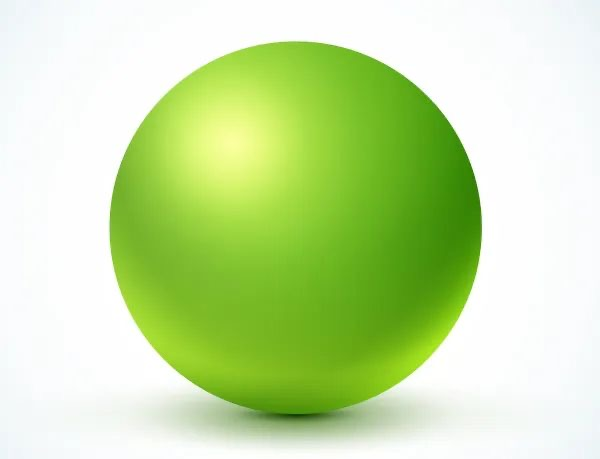
#> input picture teela-hero-shapes-transparent-pack/IMG_3113.JPG, 600 x 459 px, found by its file name
$ python process-shapes.py
#> lines starting #> are read from the running program, lines starting #| are printed output that depends on the picture
import os
from PIL import Image

SRC_DIR = "teela-hero-shapes-transparent-pack"
OUT_DIR = "public/shapes"
os.makedirs(OUT_DIR, exist_ok=True)

files = [
    ("IMG_3113.JPG", "shape-01-green-sphere.png"),
    ("IMG_3114.JPG", "shape-02-blue-column.png"),
    ("IMG_3115.JPG", "shape-03-purple-column.png"),
    ("IMG_3116.JPG", "shape-04-purple-torus.png"),
    ("IMG_3117.JPG", "shape-05-blue-spiral.png"),
    ("IMG_3118.JPG", "shape-06-purple-star.png"),
    ("IMG_3119.JPG", "shape-07-cyan-metaball.png"),
    ("IMG_3120.JPG", "shape-08-red-droplet.png"),
]

def is_background(r, g, b, filename):
    # Max difference between color channels (saturation indicator)
    diff = max(abs(r - g), abs(r - b), abs(g - b))

    if filename == "IMG_3113.JPG": # Green sphere on white/near-white bg
        # Green sphere itself has high green channel and strong saturation
        if g > r + 18 and g > b + 18:
            return False
        return True

    if filename == "IMG_3114.JPG": # Blue column on off-white bg
        if r > 235 and g > 235 and b > 235:
            return True
        if diff < 15 and r > 215:
            return True
        return False

    # For checkerboard backgrounds (IMG_3115 to IMG_3120):
    # The checkerboard is strictly grayscale (R ≈ G ≈ B, diff is tiny < 15, and brightness is high > 180)
    # The shapes are vibrant saturated colors (Purple, Blue, Cyan, Red)
    if diff < 18 and r > 180 and g > 180 and b > 180:
        return True

    return False

for src_name, out_name in files:
    src_path = os.path.join(SRC_DIR, src_name)
    if not os.path.exists(src_path):
        continue
    img = Image.open(src_path).convert("RGBA")
    w, h = img.size
#> w = 600; h = 459

    if src_name == "IMG_3113.JPG":
        # Green sphere is centered at (297, 214) with radius 186
        from PIL import ImageDraw
        # Create an anti-aliased circular mask
        mask = Image.new("L", (w * 2, h * 2), 0)
#> mask: PIL image 1200x918 L; every value is 0
        draw = ImageDraw.Draw(mask)
        cx, cy, r = 297 * 2, 214 * 2, 185.5 * 2
        draw.ellipse([cx - r, cy - r, cx + r, cy + r], fill=255)
        mask = mask.resize((w, h), Image.Resampling.LANCZOS)
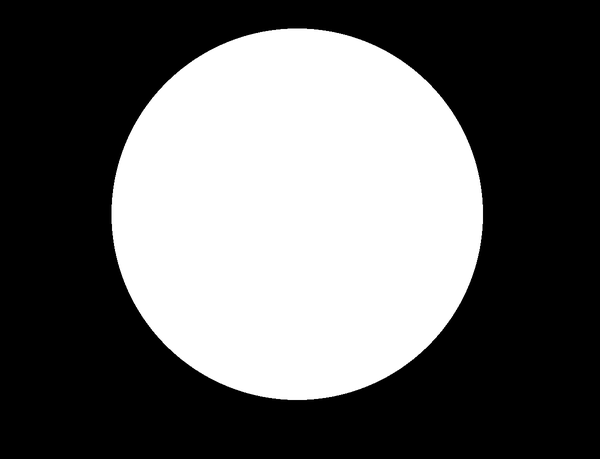
#> mask: PIL image 600x459 L; min 0, max 255, mean 100.3
        img.putalpha(mask)
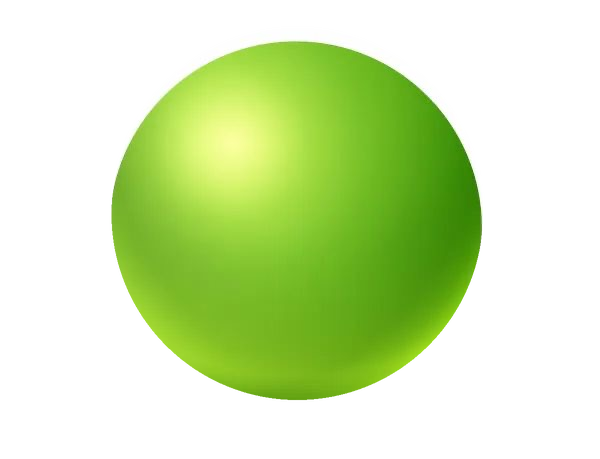
#> img: PIL image 600x459 RGBA; mean R, G, B, A 200.8, 226.8, 167.3, 100.3; transparent parts drawn white
    else:
        data = img.getdata()
        new_data = []
        for item in data:
            r, g, b, a = item
            diff = max(abs(r - g), abs(r - b), abs(g - b))
            if src_name == "IMG_3114.JPG":
                is_bg = (r > 235 and g > 235 and b > 235) or (diff < 15 and r > 215)
            else:
                is_bg = (diff < 18 and r > 180 and g > 180 and b > 180)

            if is_bg:
                new_data.append((255, 255, 255, 0))
            else:
                new_data.append((r, g, b, 255))
        img.putdata(new_data)

    # Crop to non-transparent bounding box
    bbox = img.getbbox()
#> bbox = (109, 26, 486, 403)
    if bbox:
        pad = 4
        crop_box = (
            max(0, bbox[0] - pad),
            max(0, bbox[1] - pad),
            min(w, bbox[2] + pad),
            min(h, bbox[3] + pad)
        )
#> crop_box = (105, 22, 490, 407)
        img = img.crop(crop_box)
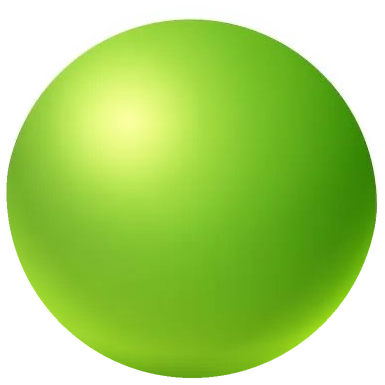
#> img: PIL image 385x385 RGBA; mean R, G, B, A 163.5, 208.8, 100.6, 186.4; transparent parts drawn white

    out_path = os.path.join(OUT_DIR, out_name)
    img.save(out_path, "PNG")
    print(f"Saved {out_path} with size {img.size}")
#| Saved public/shapes/shape-01-green-sphere.png with size (385, 385)
#> pass 2 of the loop `for src_name, out_name in files:`:
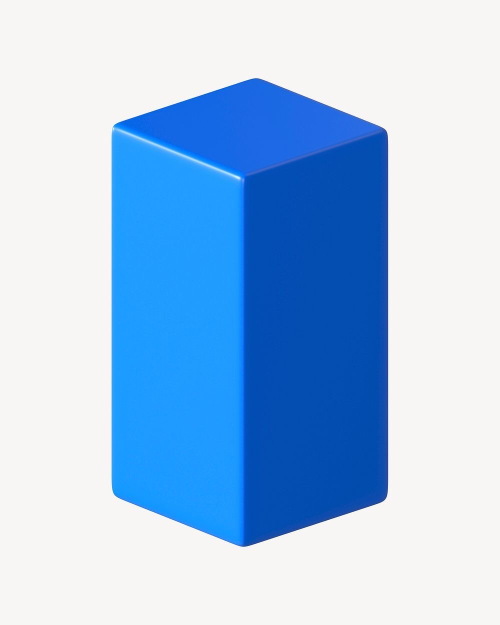
#> input picture teela-hero-shapes-transparent-pack/IMG_3114.JPG, 1000 x 1250 px, found by its file name (shown at 1/2 size)
#> after the loop `for item in data:`: new_data = 1250000 items
#> bbox = (221, 144, 777, 1101)
#> crop_box = (217, 140, 781, 1105)
#> `img = img.crop(crop_box)`:
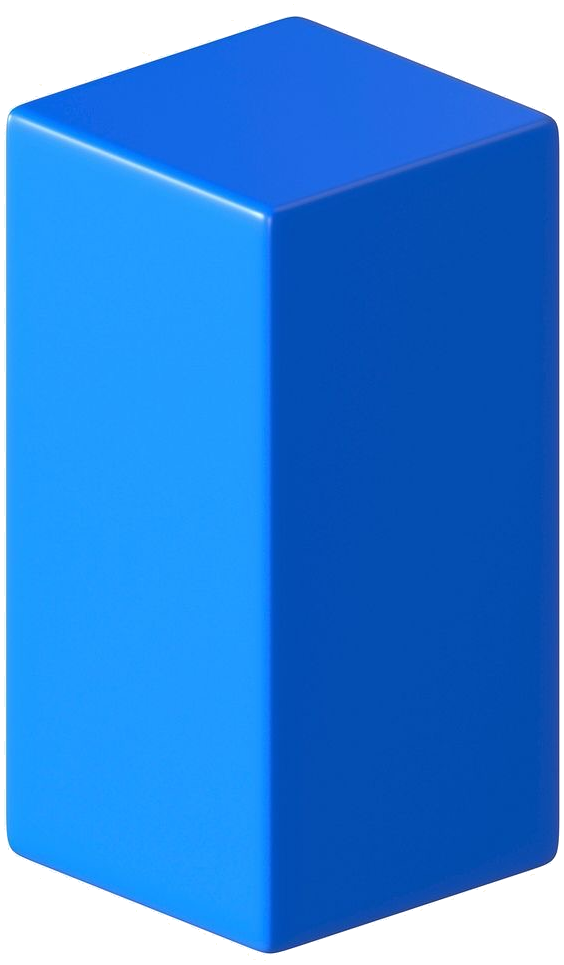
#> img: PIL image 564x965 RGBA; mean R, G, B, A 53.2, 133.7, 221.1, 219.5; transparent parts drawn white
#| Saved public/shapes/shape-02-blue-column.png with size (564, 965)
#> pass 3 of the loop `for src_name, out_name in files:`:
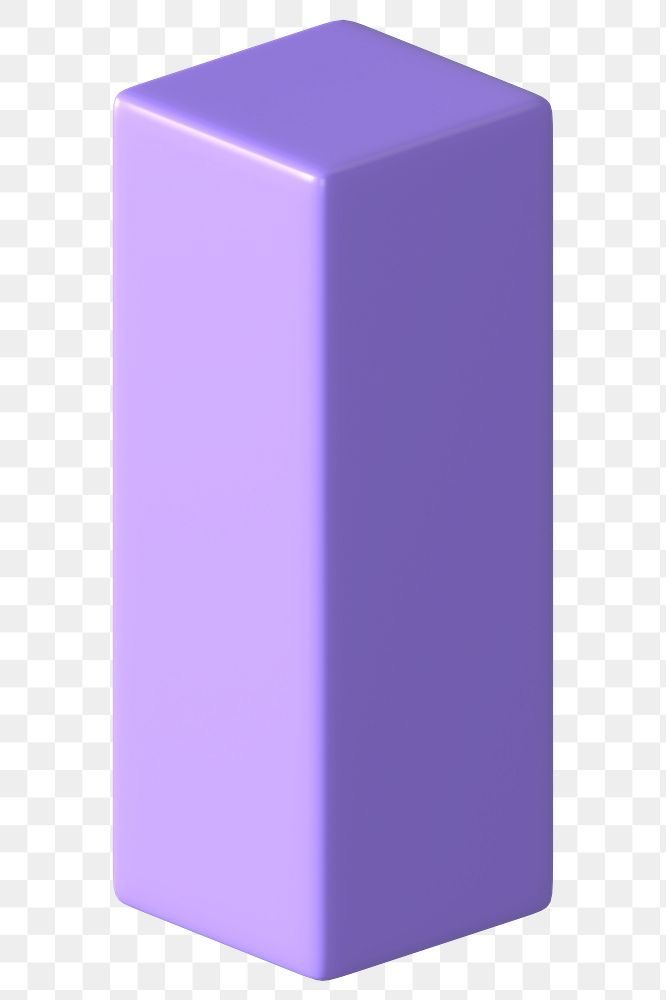
#> input picture teela-hero-shapes-transparent-pack/IMG_3115.JPG, 666 x 1000 px, found by its file name
#> the loop `for item in data:` made 666000 passes
#> item on passes 1 to 8: (238, 238, 238, 255), (238, 238, 238, 255), (238, 238, 238, 255), (238, 238, 238, 255), (238, 238, 238, 255), (238, 238, 238, 255), (238, 238, 238, 255), (238, 238, 238, 255)
#> `img = img.crop(crop_box)`:
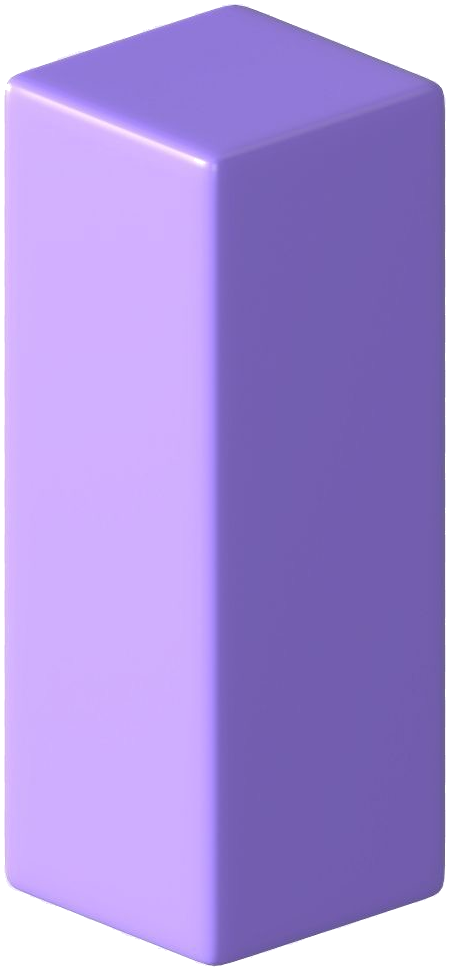
#> img: PIL image 450x971 RGBA; mean R, G, B, A 168.5, 144.6, 218, 228.8; transparent parts drawn white
#| Saved public/shapes/shape-03-purple-column.png with size (450, 971)
#> the loop made 8 passes; the first 3 are shown
